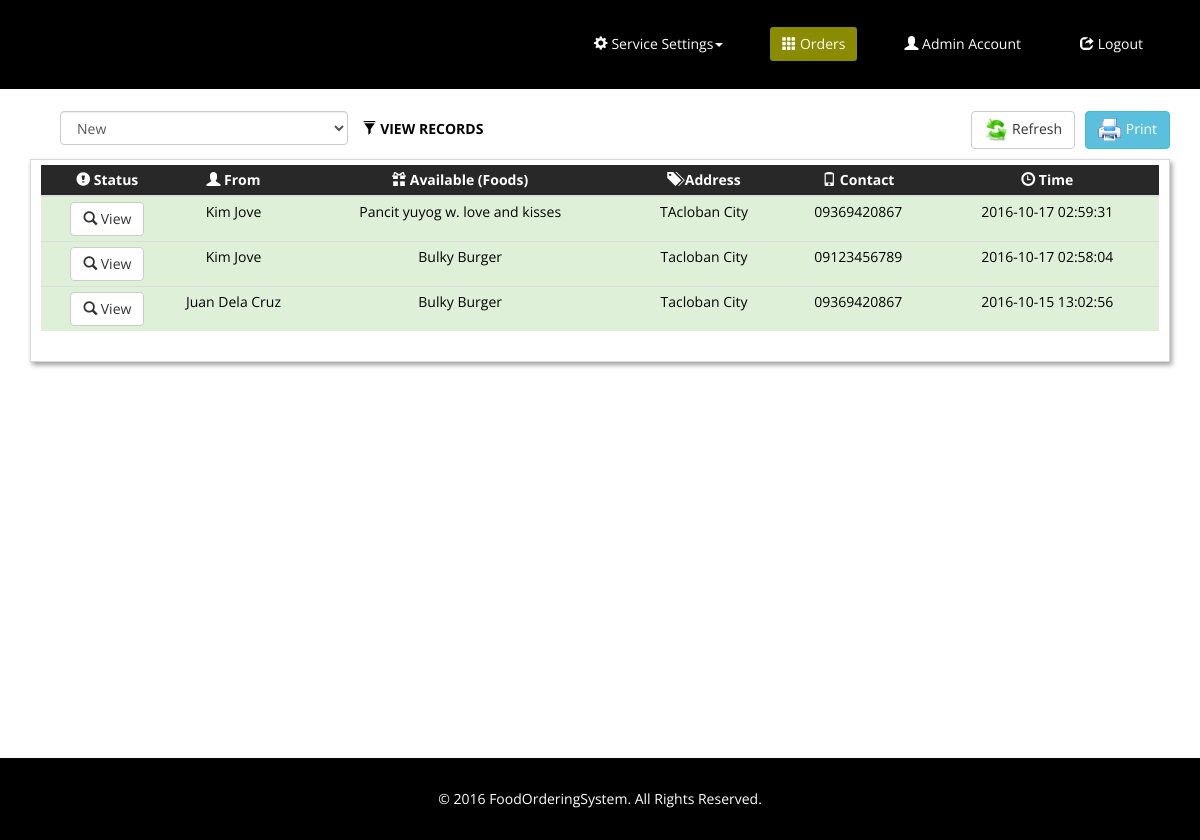
The page /index.php (signed in) on the database its author committed.
### tables this page shows
CREATE TABLE IF NOT EXISTS `foodsorder` (
  `id` int(11) NOT NULL AUTO_INCREMENT,
  `ordername` varchar(50) DEFAULT NULL,
  `foodid` int(11) DEFAULT NULL,
  `address` varchar(100) DEFAULT NULL,
  `contact` varchar(50) DEFAULT NULL,
  `photo` varchar(250) DEFAULT NULL,
  `timestamp` timestamp NOT NULL DEFAULT CURRENT_TIMESTAMP ON UPDATE CURRENT_TIMESTAMP,
  `status` varchar(50) DEFAULT NULL,
  `qty` int(11) DEFAULT NULL,
  PRIMARY KEY (`id`)
);

CREATE TABLE IF NOT EXISTS `foods` (
  `id` int(11) NOT NULL AUTO_INCREMENT,
  `name` varchar(50) DEFAULT NULL,
  `size` varchar(50) DEFAULT NULL,
  `status` varchar(50) DEFAULT NULL,
  `image` varchar(300) DEFAULT NULL,
  `prize` int(11) DEFAULT NULL,
  PRIMARY KEY (`id`)
);

### includes/admin.php (the view, shortened to what this page needs)
<!DOCTYPE html>
<html lang="en">
<head>
    <link href="css/bootstrap.css" rel="stylesheet">
    <link href="css/bootstrap.min.css" rel="stylesheet">
    <link href="css/font-awesome.min.css" rel="stylesheet">
    <link href="css/animate.min.css" rel="stylesheet">
    <link href="css/prettyPhoto.css" rel="stylesheet">
    <link href="css/main.css" rel="stylesheet">
    <link href="css/responsive.css" rel="stylesheet">
</head>
<body>
      <nav class="navbar navbar-inverse" role="banner">
          <div class="container">
                <div class="collapse navbar-collapse navbar-right">
                    <ul class="nav navbar-nav">
                        <li class="dropdown"><a class="dropdown-toggle wow fadeInDown" data-toggle="dropdown" href="#"><span class="glyphicon glyphicon-cog"></span> Service Settings<span class="caret"></span></a>
                        </li>
                        <li id="reservation" class="active wow fadeInDown"><a href="index.php"><span class="glyphicon glyphicon-th"></span> Orders</a></li>
                        <li id="admin" class="wow fadeInDown"><a href="adminacc.php"><span class="glyphicon glyphicon-user"></span> Admin Account</a></li>
                        <li id="logout" class="wow fadeInDown"><a id="logoutbtn" href='<?php echo "logout_process.php?logout=1"?>'><span class="glyphicon glyphicon-share"></span> Logout</a></li>
                    </ul>
                </div>
            </div>
        </nav>
<br>
<div class="container">
   <form id="formFilter" name="formFilter" action="admin_reservefilter.php" method="POST" class="pull-left col-md-7 hidden-print">
        <div class="form-horizontal wow fadeInDown">
                <label for="filter" class="control-label">  <i class="glyphicon glyphicon-filter"></i> VIEW RECORDS</label>
            <div class="col-md-6">
                <select name="filter" id="filter" class="form-control">
                    <option value="New">New</option>
                </select>
            </div>
        </div>
    </form>
    <a href="" onClick="window.print();return false" class="btn btn-info pull-right hidden-print wow fadeInDown"><img src="images/ico/printer.ico" style="max-width: 24px; max-height: 24px;"> Print</a>
    <a href="index.php" class="btn btn-default pull-right hidden-print wow fadeInDown" style="margin-right:10px;"><img src="images/ico/refresh.png" style="max-width: 24px; max-height: 24px;"> Refresh</a>
    <div class="col-md-12" style="border: solid #D9D9D9 1px; padding: 10px; padding-top: 5px; box-shadow: #9F9F9F 2px 3px 5px; margin-top: 10px;">
        <table class="table table-hover table-condensed wow fadeInDown">
            <thead style="background-color:#282828; color:#fff;">
                <tr>
                    <th class="hidden-print" style="text-align:center;"> <span class="glyphicon glyphicon-exclamation-sign"></span> Status</th>
                    <th width="120px" style="text-align:center;"><span class="glyphicon glyphicon-user"></span> From </th>
                    <th style="text-align:center;"><span class="glyphicon glyphicon-gift"></span>  Available (Foods) </th>
                    <th style="text-align:center;"><span class="glyphicon glyphicon-tags"></span>  Address </th>
                    <th style="text-align:center;"><span class="glyphicon glyphicon-phone"></span>  Contact </th>
                    <th style="text-align:center;"><span class="glyphicon glyphicon-time"></span> Time</th>
                </tr>
            </thead>
            <tbody id="tablebody">
               <?php include('includes/dbconn.php');
			   $stat = 'new';
			   $query = mysql_query("SELECT foods.id as fdid,foods.name,foods.image,foods.size,foods.prize, foodsorder.* FROM foodsorder  LEFT JOIN foods ON foodsorder.foodid = foods.id
											 WHERE foodsorder.status='$stat'  ORDER BY timestamp DESC LIMIT 0,30") or die (mysql_error());
				if(mysql_num_rows($query)>0){
					while($row = mysql_fetch_assoc($query)){
                        $total = $row['prize']*$row['qty'];?>
               <tr class="success" style="cursor:pointer;">
               		<td style="text-align:center;"><a href="#viewModal<?php echo $row['id']?>" data-toggle="modal" data-target="#viewModal<?php echo $row['id']?>" class="btn btn-default"><i class="glyphicon glyphicon-search"></i> View</a></td>
                <td style="text-align:center;"><?php echo $row['ordername'];?></td>
                <td style="text-align:center;"><?php echo $row['name'];?></td>
                <td style="text-align:center;"><?php echo $row['address'];?></td>
                <td style="text-align:center;"><?php echo $row['contact'];?></td>
                <td style="text-align:center;"><?php echo $row['timestamp'];?></td>
               </tr>
               <?php }}?>
            </tbody>
        </table>
    </div>
</div>
<br><br><br><br><br><br><br><br><br><br><br><br><br><br><br><br><br><br>
    <footer id="footer" class="midnight-blue">
        <div class="container">
            <div class="row">
                <div class="col-sm-12">
                    <center>&copy; 2016 FoodOrderingSystem. All Rights Reserved.</center>
                </div>
            </div>
        </div>
    </footer>
</body>
</html>

### css/main.css (style rules this page uses)
body { background: #fff; font-family: 'Open Sans', sans-serif; color:#000; line-height: 22px; }
a { color: #000; -webkit-transition: color 300ms, background-color 300ms; -moz-transition: color 300ms, background-color 300ms; -o-transition: color 300ms, background-color 300ms; transition: color 300ms, background-color 300ms; }
.navbar { border-radius: 0; margin-bottom: 0; background: #000; padding: 15px 0; padding-bottom: 0; }
.navbar-nav { margin-top: 12px; }
.navbar-nav>li { margin-left: 35px; padding-bottom: 28px; }
.navbar-inverse .navbar-nav > li > a { padding: 5px 12px; margin: 0; border-radius: 3px; color: #fff; line-height: 24px; display: inline-block; }
.navbar-inverse { border: none; }
.navbar-inverse .navbar-nav > .active > a, .navbar-inverse .navbar-nav > .active > a:hover, .navbar-inverse .navbar-nav > .active > a:focus, .navbar-inverse .navbar-nav > .open > a, .navbar-inverse .navbar-nav > .open > a:hover, .navbar-inverse .navbar-nav > .open > a:focus { background-color: #8B8B00; color: #fff; }
.navbar-inverse .navbar-collapse, .navbar-inverse .navbar-form { border-top: 0; padding-bottom: 0; }
#footer { padding-top: 30px; padding-bottom: 30px; color: #fff; background: #000; }
table { width:100%; }

### rows shown on the page
foodsorder: ordername "Kim Jove", foodid.name "Pancit yuyog w. love and kisses", address "TAcloban City", contact "09369420867", timestamp "2016-10-17 02:59:31"
foodsorder: ordername "Kim Jove", foodid.name "Bulky Burger", address "Tacloban City", contact "09123456789", timestamp "2016-10-17 02:58:04"
foodsorder: ordername "Juan Dela Cruz", foodid.name "Bulky Burger", address "Tacloban City", contact "09369420867", timestamp "2016-10-15 13:02:56"
